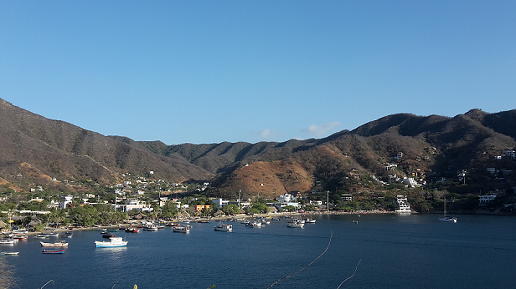
#> input picture PDI P2 - rgb yiq/image.png, 516 x 289 px
$ jupyter execute PDI2_lumsat.ipynb
#> lines starting #> are read from the running program, lines starting #| are printed output that depends on the picture
[cell 1]
"PDI 2 - Luminancia y saturacion"

[cell 2]
import cv2 #opencv
from matplotlib import pyplot as plt

[cell 3]
#cargar imagen
image = cv2.imread(str("image.png"))
#> image is the input picture: shape (289, 516, 3); mean B, G, R 139.2, 116.4, 86.7

#tamano de la imagen
height, width, channels = image.shape
#> height = 289; width = 516; channels = 3

#convierte la img a RGB
img = cv2.cvtColor(image, cv2.COLOR_BGR2RGB, image)

#pinta la img nueva
plt.imshow(img)
plt.show()

[cell 4]
lum = float(0.5)
sat = float(0.7)

#convierte RGB-YIQ-RGB
global nR, bG, nB
global newimg, saveimg
newimg = img
saveimg = img

for w in range(width):
    for h in range(height):
        r1, g1, b1 = tuple(img[h][w])
        #yiq = colorsys.rgb_to_yiq(r, g, b) OK
        y1 = 0.299*r1 + 0.587*g1 + 0.114*b1
        i1 = 0.595716*r1 - 0.274453*g1 - 0.321263*b1
        q1 = 0.211456*r1 - 0.522591*g1 + 0.311135*b1
        #yiq alterada
        y2 = y1*lum
        i2 = i1*sat
        q2 = q1*sat
        #convierte de yiq a rgb
        r2 = int(y2 + 0.948262*i2 + 0.624013*q2)
        g2 = int(y2 - 0.276066*i2 - 0.639810*q2)
        b2 = int(y2 - 1.105450*i2 + 1.729860*q2)
        #nueva img
        newimg[h, w] = [r2, g2, b2]
        saveimg[h, w] = [r2, g2, b2]
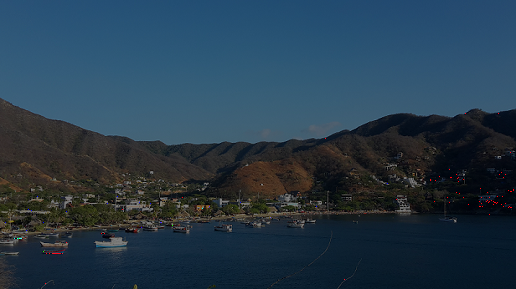
#> newimg: shape (289, 516, 3); mean R, G, B 38.5, 59.1, 74.9

#guarda la img nueva
cv2.cvtColor(saveimg, cv2.COLOR_BGR2RGB, saveimg)
cv2.imwrite('newimage.png', saveimg)

#pinta la img nueva
plt.imshow(newimg)
plt.show()
